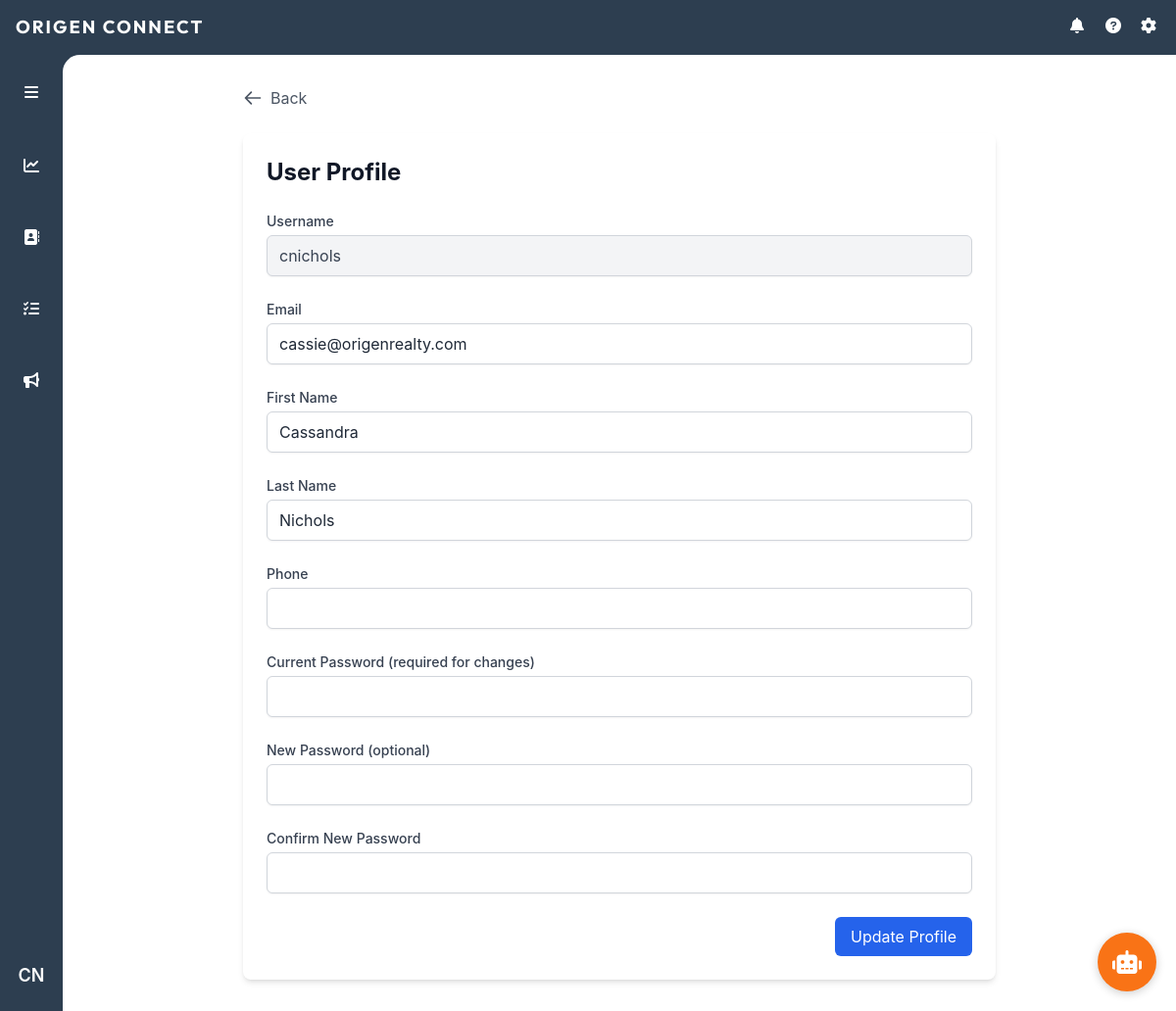
The page /profile (signed in) on the database its author committed.
### models.py (models this page shows, shortened)
class User(UserMixin, db.Model):
    id = db.Column(db.Integer, primary_key=True)
    username = db.Column(db.String(80), unique=True, nullable=False)
    email = db.Column(db.String(120), unique=True, nullable=False)
    password_hash = db.Column(db.String(128))
    first_name = db.Column(db.String(80), nullable=False)
    last_name = db.Column(db.String(80), nullable=False)
    role = db.Column(db.String(20), nullable=False, default='agent')
    created_at = db.Column(db.DateTime, nullable=False, default=datetime.utcnow)
    last_login = db.Column(db.DateTime)

### routes/auth.py (the view)
@auth_bp.route('/profile')
@login_required
def view_user_profile():
    return render_template('user_profile.html', user=current_user)

### app.py (called while the page is built)
def create_app():
    app = Flask(__name__)
    app.config.from_object('config.Config')
    db.init_app(app)
    login_manager = LoginManager()
    login_manager.init_app(app)
    login_manager.login_view = 'auth.login'
    app.jinja_env.filters['abs'] = abs
    mail = Mail()
    mail.init_app(app)
    @login_manager.user_loader
    def load_user(user_id):
        return User.query.get(int(user_id))
    register_blueprints(app)
    app.register_blueprint(ai_chat)
    return app

### routes/auth.py (called while the page is built)
@auth_bp.before_request
def update_last_login():
    if current_user.is_authenticated:
        current_user.last_login = datetime.utcnow()
        try:
            db.session.commit()
        except:
            db.session.rollback()

### templates/user_profile.html (shortened to what this page needs)
{% extends "base.html" %}
{% block content %}
<div class="container mx-auto px-4 py-8">
    <div class="max-w-3xl mx-auto">
        <button onclick="history.back()" class="flex items-center text-gray-600 hover:text-gray-800">
            <svg class="w-5 h-5 mr-2" fill="none" stroke="currentColor" viewBox="0 0 24 24">
                <path stroke-linecap="round" stroke-linejoin="round" stroke-width="2" d="M10 19l-7-7m0 0l7-7m-7 7h18"/>
            </svg>
            Back
        </button>
        <div class="bg-white rounded-lg shadow-md mt-6 p-6">
            <h1 class="text-2xl font-bold text-gray-900 mb-6">{% if is_admin_edit %}Edit User{% else %}User Profile{% endif %}</h1>
            <form method="POST" action="{% if is_admin_edit %}{{ url_for('auth.edit_user', user_id=user.id) }}{% else %}{{ url_for('auth.update_profile') }}{% endif %}" class="space-y-6">
                <div>
                    <label for="username" class="block text-sm font-medium text-gray-700">Username</label>
                    <input type="text" name="username" id="username" value="{{ user.username }}" readonly
                           class="mt-1 block w-full px-3 py-2 bg-gray-100 border border-gray-300 rounded-md shadow-sm text-gray-700">
                </div>
                <div>
                    <label for="email" class="block text-sm font-medium text-gray-700">Email</label>
                    <input type="email" name="email" id="email" value="{{ user.email }}"
                           class="mt-1 block w-full px-3 py-2 border border-gray-300 rounded-md shadow-sm focus:ring-blue-500 focus:border-blue-500">
                </div>
                <div>
                    <label for="first_name" class="block text-sm font-medium text-gray-700">First Name</label>
                    <input type="text" name="first_name" id="first_name" value="{{ user.first_name }}"
                           class="mt-1 block w-full px-3 py-2 border border-gray-300 rounded-md shadow-sm focus:ring-blue-500 focus:border-blue-500">
                </div>
                <div>
                    <label for="last_name" class="block text-sm font-medium text-gray-700">Last Name</label>
                    <input type="text" name="last_name" id="last_name" value="{{ user.last_name }}"
                           class="mt-1 block w-full px-3 py-2 border border-gray-300 rounded-md shadow-sm focus:ring-blue-500 focus:border-blue-500">
                </div>
                {% if not is_admin_edit %}
                <div>
                    <label for="phone" class="block text-sm font-medium text-gray-700">Phone</label>
                    <input type="tel" name="phone" id="phone" value="{{ user.phone }}"
                           class="mt-1 block w-full px-3 py-2 border border-gray-300 rounded-md shadow-sm focus:ring-blue-500 focus:border-blue-500">
                </div>
                <div>
                    <label for="current_password" class="block text-sm font-medium text-gray-700">Current Password (required for changes)</label>
                    <input type="password" name="current_password" id="current_password"
                           class="mt-1 block w-full px-3 py-2 border border-gray-300 rounded-md shadow-sm focus:ring-blue-500 focus:border-blue-500">
                </div>
                {% endif %}
                <div>
                    <label for="new_password" class="block text-sm font-medium text-gray-700">
                        {% if is_admin_edit %}Set New Password{% else %}New Password (optional){% endif %}
                    </label>
                    <input type="password" name="new_password" id="new_password"
                           class="mt-1 block w-full px-3 py-2 border border-gray-300 rounded-md shadow-sm focus:ring-blue-500 focus:border-blue-500">
                </div>
                {% if not is_admin_edit %}
                <div>
                    <label for="confirm_password" class="block text-sm font-medium text-gray-700">Confirm New Password</label>
                    <input type="password" name="confirm_password" id="confirm_password"
                           class="mt-1 block w-full px-3 py-2 border border-gray-300 rounded-md shadow-sm focus:ring-blue-500 focus:border-blue-500">
                </div>
                {% endif %}
                <div class="flex justify-end">
                    <button type="submit"
                            class="bg-blue-600 text-white px-4 py-2 rounded-md hover:bg-blue-700 focus:outline-none focus:ring-2 focus:ring-blue-500 focus:ring-offset-2">
                        {% if is_admin_edit %}Save Changes{% else %}Update Profile{% endif %}
                    </button>
                </div>
            </form>
        </div>
    </div>
</div>
{% endblock %}

### templates/base.html (shortened to what this page needs)
<!DOCTYPE html>
<html lang="en" data-theme="light">
<head>
    <script src="https://cdn.tailwindcss.com"></script>
    <link href="https://cdn.jsdelivr.net/npm/daisyui@4.7.2/dist/full.min.css" rel="stylesheet" type="text/css" />
    <link rel="stylesheet" href="https://cdnjs.cloudflare.com/ajax/libs/font-awesome/6.0.0/css/all.min.css">
    <link rel="stylesheet" href="{{ url_for('static', filename='css/ai_chat.css') }}">
</head>
<body class="h-screen flex flex-col bg-[#2d3e50]">
<header class="text-white h-14 items-center justify-between hidden md:flex">
    <div class="pl-4 company-name">origen connect</div>
    <div class="flex items-center space-x-4 pr-4 relative">
        {% if current_user.is_authenticated %}
            <i class="fas fa-bell h-5 w-5"></i>
            <i class="fas fa-question-circle h-5 w-5"></i>
            <i class="fas fa-cog h-5 w-5"></i>
        {% else %}
            <a href="{{ url_for('auth.login') }}" class="text-white hover:text-gray-200">
                <i class="fas fa-sign-in-alt h-5 w-5"></i>
            </a>
        {% endif %}
    </div>
</header>
<div class="flex flex-1 overflow-hidden relative">
    <aside id="sidebar" class="w-16 transition-all duration-300 ease-in-out flex-col items-center py-4 z-10 hidden md:flex">
        <div class="w-full flex justify-center mb-8">
            <button id="sidebarToggle" class="p-2.5 rounded-lg hover:bg-[#3d4d63] text-white">
                <i class="fas fa-bars"></i>
            </button>
        </div>
        <div class="relative group mb-8 w-full px-3">
            <a href="{{ url_for('main.dashboard') }}" class="sidebar-link flex items-center p-2.5 rounded-lg hover:bg-[#3d4d63] {% if request.endpoint == 'main.dashboard' %}text-orange-500{% else %}text-white{% endif %}">
                <div class="w-full flex items-center">
                    <div class="flex justify-center w-[24px]">
                        <i class="fas fa-chart-line"></i>
                    </div>
                </div>
            </a>
        </div>
        <div class="relative group mb-8 w-full px-3">
            <a href="{{ url_for('main.index') }}" class="sidebar-link flex items-center p-2.5 rounded-lg hover:bg-[#3d4d63] {% if request.endpoint == 'main.index' %}text-orange-500{% else %}text-white{% endif %}">
                <div class="w-full flex items-center">
                    <div class="flex justify-center w-[24px]">
                        <i class="fas fa-address-book"></i>
                    </div>
                </div>
            </a>
        </div>
        <div class="relative group mb-8 w-full px-3">
            <a href="{{ url_for('tasks.tasks') }}" class="sidebar-link flex items-center p-2.5 rounded-lg hover:bg-[#3d4d63] {% if request.endpoint == 'tasks.tasks' %}text-orange-500{% else %}text-white{% endif %}">
                <div class="w-full flex items-center">
                    <div class="flex justify-center w-[24px]">
                        <i class="fas fa-tasks"></i>
                    </div>
                </div>
            </a>
        </div>
        <div class="relative group mb-8 w-full px-3">
            <a href="{{ url_for('main.marketing') }}" class="sidebar-link flex items-center p-2.5 rounded-lg hover:bg-[#3d4d63] {% if request.endpoint == 'main.marketing' %}text-orange-500{% else %}text-white{% endif %}">
                <div class="w-full flex items-center">
                    <div class="flex justify-center w-[24px]">
                        <i class="fas fa-bullhorn"></i>
                    </div>
                </div>
            </a>
        </div>
        {% if current_user.is_authenticated %}
            <div class="relative group w-full flex justify-center">
                <button
                    id="userIcon"
                    class="w-10 h-10 rounded-full hover:bg-[#3d4d63] text-white flex items-center justify-center text-lg font-semibold transition-colors duration-200"
                >
                    {{ current_user.first_name[0] }}{{ current_user.last_name[0] }}
                </button>
            </div>
        {% endif %}
    </aside>
    <main class="flex-1 overflow-auto bg-white md:absolute inset-0 md:ml-16 md:rounded-tl-[1.1rem] pb-14 md:pb-0 transition-all duration-300" id="mainContent">
        <div class="content-wrapper">
            {% block content %}{% endblock %}
        </div>
    </main>
</div>
</body>
</html>

### templates/base.html (style rules this page uses)
body { font-family: -apple-system, "SF Pro Display", "Helvetica Neue", Helvetica, Arial, sans-serif; }
.company-name { font-family: "Outfit", sans-serif; letter-spacing: 2px; text-transform: uppercase; font-size: 1.15rem; font-weight: 700; }
:root { --sidebar-width: 4rem; --sidebar-expanded-width: 11rem; }
#sidebar .sidebar-link { padding: 0.625rem 0.75rem; }

### rows shown on the page
User: first_name "C", last_name "N", username "cnichols", email "cassie@origenrealty.com", first_name "Cassandra", last_name "Nichols"
